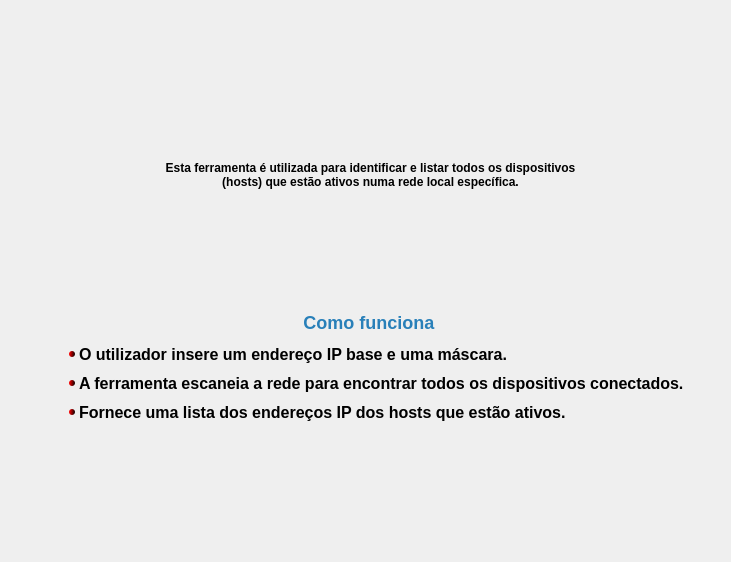
                   <widget class="QWidget" name="encontar_host">
                    <layout class="QGridLayout" name="gridLayout_26">
                     <item row="0" column="0">
                      <layout class="QVBoxLayout" name="verticalLayout_26">
                       <item>
                        <spacer name="verticalSpacer_6">
                         <property name="orientation">
                          <enum>Qt::Vertical</enum>
                         </property>
                         <property name="sizeHint" stdset="0">
                          <size>
                           <width>20</width>
                           <height>68</height>
                          </size>
                         </property>
                        </spacer>
                       </item>
                       <item>
                        <layout class="QHBoxLayout" name="horizontalLayout_38">
                         <item>
                          <spacer name="horizontalSpacer_49">
                           <property name="orientation">
                            <enum>Qt::Horizontal</enum>
                           </property>
                           <property name="sizeHint" stdset="0">
                            <size>
                             <width>28</width>
                             <height>20</height>
                            </size>
                           </property>
                          </spacer>
                         </item>
                         <item>
                          <layout class="QVBoxLayout" name="verticalLayout_25">
                           <item>
                            <layout class="QHBoxLayout" name="horizontalLayout_37">
                             <item>
                              <spacer name="horizontalSpacer_47">
                               <property name="orientation">
                                <enum>Qt::Horizontal</enum>
                               </property>
                               <property name="sizeHint" stdset="0">
                                <size>
                                 <width>328</width>
                                 <height>20</height>
                                </size>
                               </property>
                              </spacer>
                             </item>
                             <item>
                              <widget class="QLabel" name="label_20">
                               <property name="text">
                                <string/>
                               </property>
                               <property name="pixmap">
                                <pixmap resource="../Dashboard.qrc">:/Image/image_contains/encontrar_host.png</pixmap>
                               </property>
                               <property name="alignment">
                                <set>Qt::AlignCenter</set>
                               </property>
                              </widget>
                             </item>
                             <item>
                              <spacer name="horizontalSpacer_48">
                               <property name="orientation">
                                <enum>Qt::Horizontal</enum>
                               </property>
                               <property name="sizeHint" stdset="0">
                                <size>
                                 <width>328</width>
                                 <height>20</height>
                                </size>
                               </property>
                              </spacer>
                             </item>
                            </layout>
                           </item>
                           <item>
                            <widget class="QLabel" name="label_24">
                             <property name="minimumSize">
                              <size>
                               <width>0</width>
                               <height>141</height>
                              </size>
                             </property>
                             <property name="styleSheet">
                              <string notr="true">font: 75 15pt &quot;MS Shell Dlg 2&quot;;
font-weight: bold;
color: qlineargradient(spread:pad, x1:0, y1:0.767045, x2:1, y2:0.852, stop:0 rgba(255, 0, 0, 255), stop:1 rgba(0, 0, 0, 255));</string>
                             </property>
                             <property name="text">
                              <string>Esta ferramenta é utilizada para identificar e listar todos os dispositivos &lt;br&gt; (hosts) que estão ativos numa rede local específica.</string>
                             </property>
                             <property name="alignment">
                              <set>Qt::AlignCenter</set>
                             </property>
                            </widget>
                           </item>
                           <item>
                            <widget class="QLabel" name="label_25">
                             <property name="minimumSize">
                              <size>
                               <width>0</width>
                               <height>231</height>
                              </size>
                             </property>
                             <property name="layoutDirection">
                              <enum>Qt::RightToLeft</enum>
                             </property>
                             <property name="styleSheet">
                              <string notr="true">font: 75 15pt &quot;MS Shell Dlg 2&quot;;
font-weight: bold;
color: qlineargradient(spread:pad, x1:0, y1:0.767045, x2:1, y2:0.852, stop:0 rgba(255, 0, 0, 255), stop:1 rgba(0, 0, 0, 255));</string>
                             </property>
                             <property name="text">
                              <string>&lt;h2 style=&quot;font-size: 14pt; color: #2980b9; text-align:center;&quot;&gt;Como funciona&lt;/h2&gt;
    &lt;ul style=&quot;list-style-type: disc; margin-left: 0px; padding-left: 0; font-size: 12pt;&quot;&gt;
        &lt;li style=&quot;margin-bottom: 10px;&quot;&gt;O utilizador insere um endereço IP base e uma máscara.&lt;/li&gt;
        &lt;li style=&quot;margin-bottom: 10px;&quot;&gt;A ferramenta escaneia a rede para encontrar todos os dispositivos conectados.&lt;/li&gt;
        &lt;li style=&quot;margin-bottom: 10px;&quot;&gt;Fornece uma lista dos endereços IP dos hosts que estão ativos.&lt;/li&gt;
    &lt;/ul&gt;</string>
                             </property>
                             <property name="alignment">
                              <set>Qt::AlignLeading|Qt::AlignLeft|Qt::AlignVCenter</set>
                             </property>
                            </widget>
                           </item>
                          </layout>
                         </item>
                         <item>
                          <spacer name="horizontalSpacer_50">
                           <property name="orientation">
                            <enum>Qt::Horizontal</enum>
                           </property>
                           <property name="sizeHint" stdset="0">
                            <size>
                             <width>18</width>
                             <height>20</height>
                            </size>
                           </property>
                          </spacer>
                         </item>
                        </layout>
                       </item>
                       <item>
                        <spacer name="verticalSpacer_5">
                         <property name="orientation">
                          <enum>Qt::Vertical</enum>
                         </property>
                         <property name="sizeHint" stdset="0">
                          <size>
                           <width>20</width>
                           <height>68</height>
                          </size>
                         </property>
                        </spacer>
                       </item>
                      </layout>
                     </item>
                    </layout>
                   </widget>
